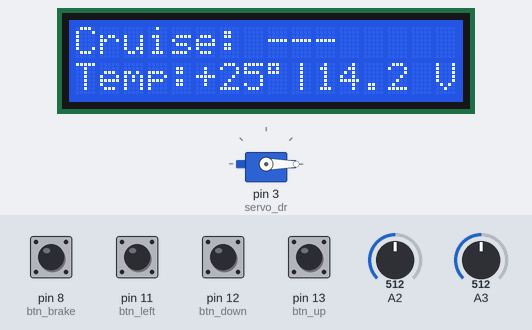
The sketch below on a simulated Arduino Uno, built with avr-gcc and run on an emulated ATmega328P. On the bench: 16×2 character LCD, servo. The inputs (shaded band) are chosen by the test bench; at power-on: pin 8 (btn_brake), pin 11 (btn_left), pin 12 (btn_down), pin 13 (btn_up) HIGH, A2 = 512, A3 = 512. What the sketch prints to the serial monitor is not drawn.

Above: at 1.3 s.
1.4 s: pin 11 (btn_left) pulled LOW for 0.15 s
At 2.6 s:
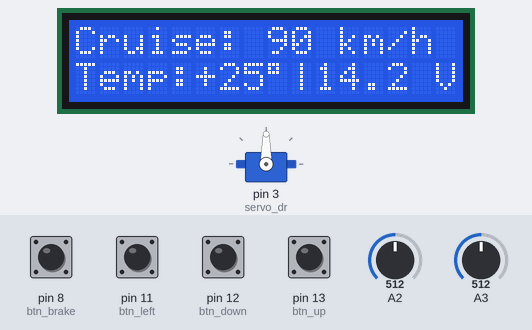
3.0 s: pin 12 (btn_down) pulled LOW for 1 s
At 4.43 s:
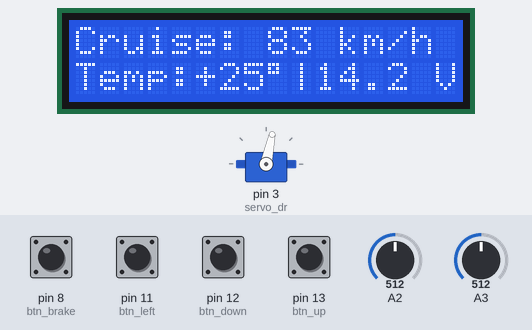
6.3 s: pin 8 (btn_brake) pulled LOW for 0.15 s
At 7.4 s:
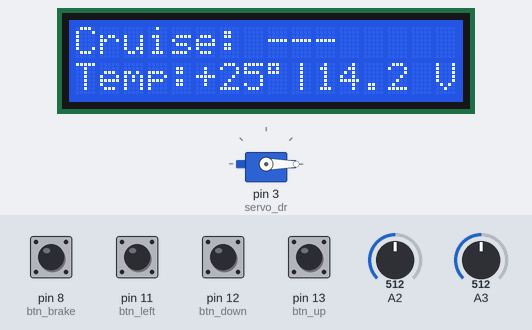
7.9 s: pin 11 (btn_left) pulled LOW for 1 s
At 8.8 s:
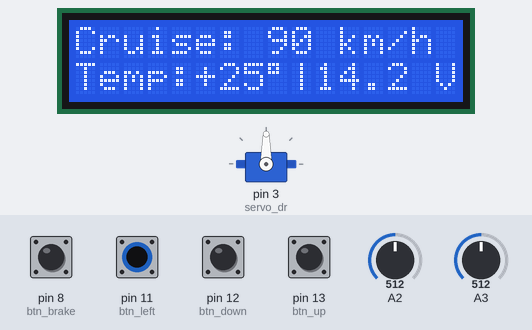
10.4 s: pin 13 (btn_up) pulled LOW for 1 s
At 11.92 s:
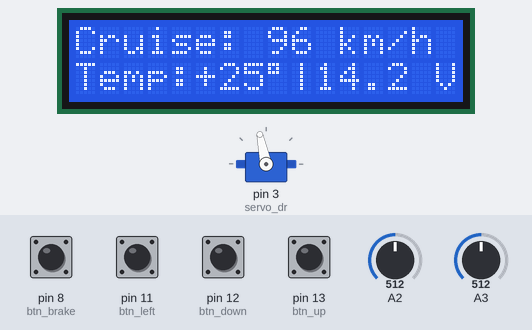
13.8 s: pin 13 (btn_up) pulled LOW for 0.15 s
At 16.6 s:
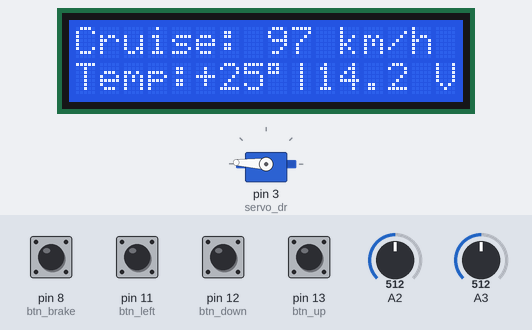
Timing chart, 0 to 16.9 s (numbered marks = the images above; inputs shaded):
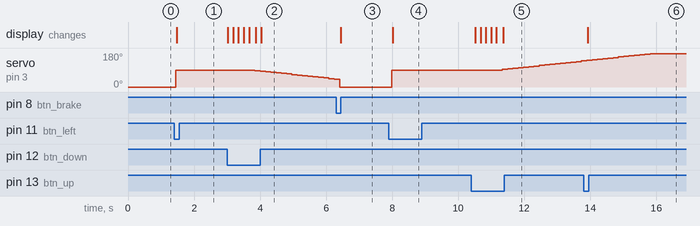

Measured:
- after the input at 1.4 s, servo on pin 3 (servo_dr): 0° → 90° after 0.05 s; the display: changes after 0.08 s (image 1)
- after the input at 3.0 s, servo on pin 3 (servo_dr): moves from 90° to 42° over 2.4 s, starting after 0.85 s; the display: first changes at once (image 2 shows a later state)
- after the input at 6.3 s, the display: changes after 0.14 s (image 3)
- after the input at 7.9 s, servo on pin 3 (servo_dr): 0° → 90° after 0.08 s; the display: changes after 0.11 s (image 4)
- after the input at 10.4 s, servo on pin 3 (servo_dr): moves from 90° to 138° over 2.4 s, starting after 0.94 s; the display: first changes after 0.12 s (image 5 shows a later state)
- after the input at 13.8 s, the display: changes after 0.12 s (image 6)

The sketch:

Cruise_v2.ino
```cpp
#include <Wire.h>
#include <LiquidCrystal.h>
#include <Servo.h>
#include <EEPROM.h>
#include <LiquidCrystal_I2C.h>
//Инициализация переменных
Servo servo_dr;  //Серво привод
int speed_imp = 0; //Спидометр, импульсы от датчика скорости
int speed_set = 0; //Установленная скорость
int pos_servo = -180; //Положение серво по умочанию -180, то есть 0
char set_funcp[] = {""}; //Выбранное меню
int pos_accelerator = 0;
bool cruise_flag = false;
bool stop = false;
LiquidCrystal_I2C lcd(0x27,16,2);
//Тексты
const char text0[] ="                ";
const char text1[] ="Cruise: ---";
const char text2[] ="Cruise: ";
const char text3[] =" km/h";
const char text4[] =">";
const char text5[] ="Temp:";
const char text6[] ="|";
const char text7[] =" V";
const char* const msg[] = {text0,text1,text2,text3,text4,text5,text6,text7};
byte celsiy[] = {
  0x1C,
  0x14,
  0x1C,
  0x00,
  0x00,
  0x00,
  0x00,
  0x00
};
//Кнопки
#define btn_up 13 //Вверх или +
#define btn_down 12 //Вниз или -
#define btn_left 11 //Влево
#define btn_right 10 //Вправо
#define BTN_ENTER 9 // Ок или Активация меню
#define btn_brake 8 // Сигнал тормоза или сцепление
int pos_engine_drosel = 0;// Получаем данные он положения газа

void setup() {
  lcd.begin(16, 2);
  Serial.begin(9600);
  servo_dr.attach(3);//Инициализируем серво на выходе 3 амнк
  servo_dr.write(pos_servo);//Выравниваем в 0
  lcd.init();
  lcd.backlight();
  lcd.print("Loading...");
  lcd.createChar(0, celsiy);
  lcd.clear();
  pinMode(BTN_ENTER, INPUT_PULLUP);
  pinMode(btn_up, INPUT_PULLUP);
  pinMode(btn_down, INPUT_PULLUP);
  pinMode(btn_left, INPUT_PULLUP);//Включение круиз-контроля
  pinMode(btn_right, INPUT_PULLUP);
  pinMode(btn_brake, INPUT_PULLUP);

}

void loop() {
  pos_engine_drosel = analogRead(A3);
  speed_imp = map(analogRead(A2), 0, 1023, 0, 180);
    if(digitalRead(btn_left) == LOW){
          cruise_flag = true;
          speed_set = speed_imp;
          pos_servo = map(pos_engine_drosel, 0, 1023, 0, 180);
    }
    if(digitalRead(btn_brake) == LOW && cruise_flag == true){
          cruise_flag = false;
          reset();
    }
  if(cruise_flag){


    if(digitalRead(btn_up) == LOW){
          speed_set++;
    }
    if(digitalRead(btn_down) == LOW){
          speed_set--;
    }

    int buffer = speed_imp - speed_set;
    buffer = abs(buffer);
    if(buffer > 5){
      if(speed_set > speed_imp ){
        if(pos_servo < 177 && pos_servo > 0){
            pos_servo = pos_servo + 3;
        }
        }else{
          if(pos_servo > 0 && pos_servo < 177){
            pos_servo = pos_servo - 3;
          }
        }
    }

     Serial.println(pos_servo);


    //
    lcd.setCursor(0, 0);
    lcd.print(msg[2]);
    lcd.print(speed_set);
    lcd.print(msg[3]);
    lcd.print(msg[0]);

    servo_dr.write(pos_servo);
  }else{
    lcd.setCursor(0, 0);
    lcd.print(msg[1]);
  }

  //temperatura
  lcd.setCursor(0, 1);
  lcd.print(msg[5]);
  lcd.print("+25");
  lcd.write(0);
  lcd.print(msg[6]);
  lcd.print("14.2");
  lcd.print(msg[7]);
  lcd.print(msg[0]);
  delay (100);
}

bool cruise(int status){
    if(status == LOW){
      return true;
    }else{
      return false;
    }

}

void reset(void){
    servo_dr.write(-180);
    lcd.setCursor(0, 0);
    lcd.print(msg[0]);
    lcd.print(msg[1]);
}
```
